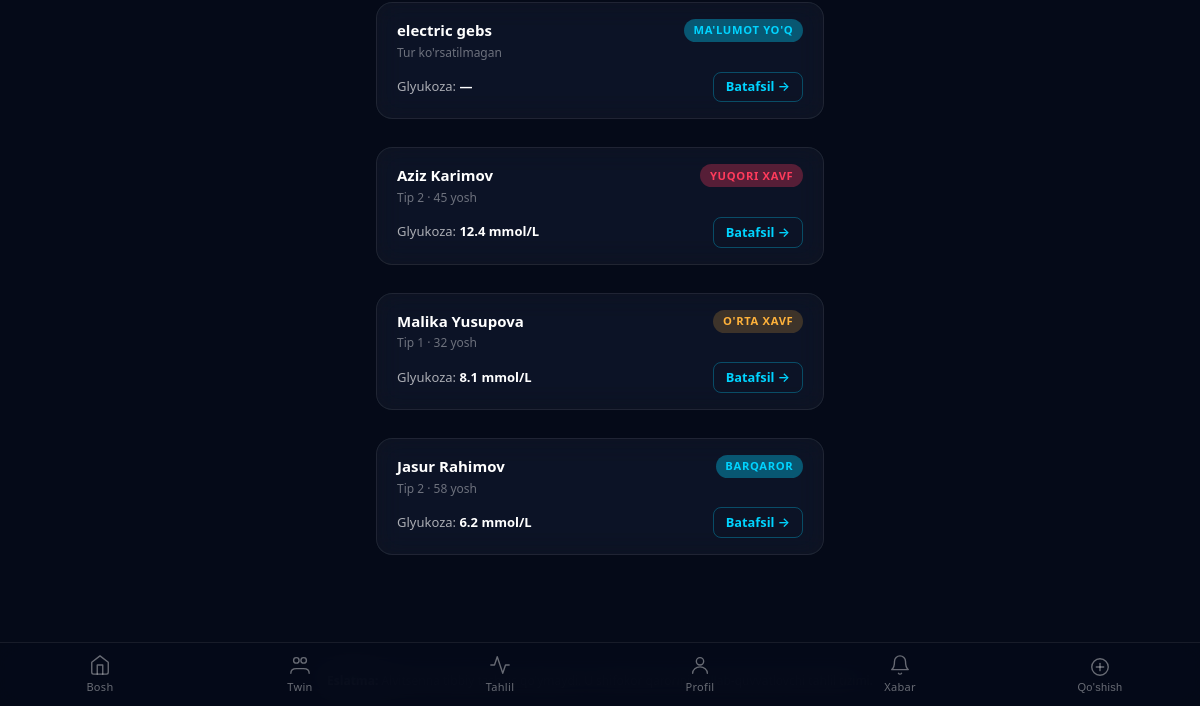
The page /doctor/ (signed in, lower part) on the database as committed earlier.
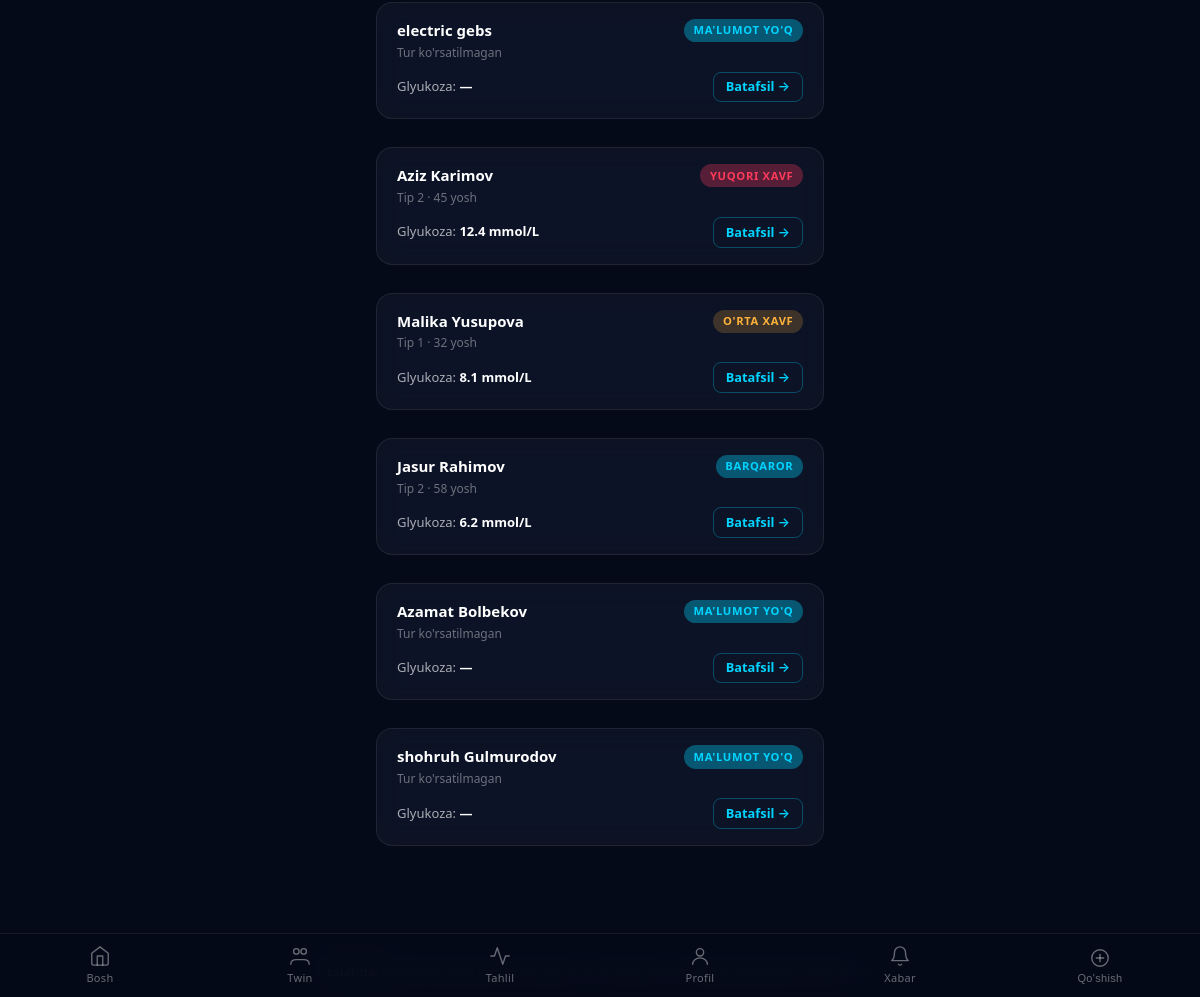
The same page on the database as committed later.
### accounts/models.py (models this page shows, shortened)
class Profile(models.Model):
    GENDER_CHOICES = [('male', 'Erkak'), ('female', 'Ayol')]
    user = models.OneToOneField(
        settings.AUTH_USER_MODEL,
        on_delete=models.CASCADE,
        related_name='profile',
    )
    ACTIVITY_CHOICES = [
        ('student', 'Talaba'),
        ('employee', 'Xodim'),
        ('entrepreneur', 'Tadbirkor'),
    ]
    full_name = models.CharField(max_length=150, blank=True)
    phone_number = models.CharField(max_length=20, blank=True)
    gender = models.CharField(max_length=10, choices=GENDER_CHOICES, default='male')
    birth_date = models.DateField(null=True, blank=True)
    region = models.CharField(max_length=100, blank=True)
    district = models.CharField(max_length=100, blank=True)
    address = models.CharField(max_length=255, blank=True)
    profession = models.CharField(max_length=150, blank=True)
    activity_type = models.CharField(max_length=20, choices=ACTIVITY_CHOICES, blank=True)
    age = models.PositiveSmallIntegerField(null=True, blank=True)
    height_cm = models.PositiveSmallIntegerField(null=True, blank=True)
    weight_kg = models.PositiveSmallIntegerField(null=True, blank=True)
    blood_glucose = models.FloatField(null=True, blank=True)
    bp_systolic = models.PositiveSmallIntegerField(null=True, blank=True)
    bp_diastolic = models.PositiveSmallIntegerField(null=True, blank=True)
    daily_steps = models.PositiveIntegerField(null=True, blank=True)
    sleep_hours = models.FloatField(null=True, blank=True)
    takes_medication = models.BooleanField(default=False)
    is_verified = models.BooleanField(default=False)
    is_doctor = models.BooleanField(default=False)
    DIABETES_CHOICES = [('tip1', 'Tip 1'), ('tip2', 'Tip 2'), ('prediabet', 'Prediabet')]
    diabetes_type = models.CharField(max_length=20, choices=DIABETES_CHOICES, blank=True)
    risk_score = models.PositiveSmallIntegerField(default=0)
    created_at = models.DateTimeField(auto_now_add=True)
    updated_at = models.DateTimeField(auto_now=True)

### diabetes/views.py (the view)
# urls.py: path('',                                         views.doctor_dashboard,       name='doctor_dashboard'),
def doctor_dashboard(request):
    if not _doctor_required(request):
        return redirect('login')
    patients = Profile.objects.filter(is_doctor=False).select_related('user')
    return render(request, 'doctor/dashboard.html', {'patients': patients})

### diabetes/context_processors.py (called while the page is built)
def unread_alerts_count(request):
    if request.user.is_authenticated:
        count = Alert.objects.filter(user=request.user, is_read=False).count()
        return {'unread_alerts_count': count}
    return {'unread_alerts_count': 0}

### diabetes/views.py (called while the page is built)
def _doctor_required(request):
    if not request.user.is_authenticated:
        return False
    try:
        return request.user.profile.is_doctor
    except Profile.DoesNotExist:
        return False

### templates/doctor/dashboard.html (shortened to what this page needs)
{% extends 'base.html' %}
{% block content %}
<div class="page-body">
  <div style="display:flex; flex-direction:column; gap:0.75rem;" id="patient-list">
    {% for p in patients %}
      {% if p.blood_glucose %}
        {% if p.blood_glucose > 11 %}
          {% with risk_level="high" risk_label="Yuqori xavf" badge_class="level-high" %}
            {% include 'doctor/_patient_card.html' %}
          {% endwith %}
        {% elif p.blood_glucose >= 7 %}
          {% with risk_level="medium" risk_label="O'rta xavf" badge_class="level-medium" %}
            {% include 'doctor/_patient_card.html' %}
          {% endwith %}
        {% else %}
          {% with risk_level="ok" risk_label="Barqaror" badge_class="level-note" %}
            {% include 'doctor/_patient_card.html' %}
          {% endwith %}
        {% endif %}
      {% else %}
        {% with risk_level="ok" risk_label="Ma'lumot yo'q" badge_class="level-note" %}
          {% include 'doctor/_patient_card.html' %}
        {% endwith %}
      {% endif %}
    {% empty %}
      <p style="color:var(--text-dim); font-size:0.875rem; text-align:center; padding:2rem 0;">Bemorlar topilmadi</p>
    {% endfor %}
  </div>
</div>
{% endblock %}

### templates/doctor/_patient_card.html
<div class="glass-card patient-card" data-risk="{{ risk_level }}" style="padding:1rem 1.25rem;">
  <div style="display:flex; justify-content:space-between; align-items:flex-start; margin-bottom:0.6rem;">
    <div>
      <p style="font-size:0.9375rem; font-weight:600; color:var(--text-primary); margin-bottom:0.15rem;">
        {{ p.full_name|default:p.user.get_full_name }}
      </p>
      <p style="font-size:0.75rem; color:var(--text-dim);">
        {{ p.get_diabetes_type_display|default:"Tur ko'rsatilmagan" }}
        {% if p.age %} · {{ p.age }} yosh{% endif %}
      </p>
    </div>
    <span class="risk-badge {{ badge_class }}">{{ risk_label }}</span>
  </div>
  <div style="display:flex; justify-content:space-between; align-items:center;">
    <p style="font-size:0.8125rem; color:var(--text-secondary);">
      Glyukoza:
      <span style="color:var(--text-primary); font-weight:600;">
        {% if p.blood_glucose %}{{ p.blood_glucose }} mmol/L{% else %}—{% endif %}
      </span>
    </p>
    <a href="{% url 'doctor_patient_detail' p.id %}"
       style="font-size:0.8rem; font-weight:600; color:var(--cyan); text-decoration:none;
              border:1px solid rgba(0,212,255,0.3); border-radius:8px; padding:0.3rem 0.75rem;">
      Batafsil →
    </a>
  </div>
</div>

Rows that differ between the two databases and show on the page:
added Profile: full_name "Azamat Bolbekov", diabetes_type "Tur ko'rsatilmagan", risk_label "MA'LUMOT YO'Q"
added Profile: full_name "shohruh Gulmurodov", diabetes_type "Tur ko'rsatilmagan", risk_label "MA'LUMOT YO'Q"
